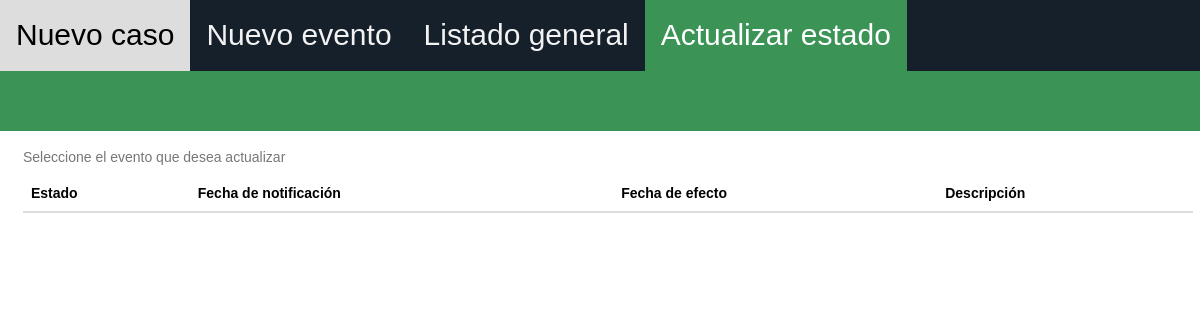
The page /actualizarEstado.php (signed in) on the database as committed earlier.
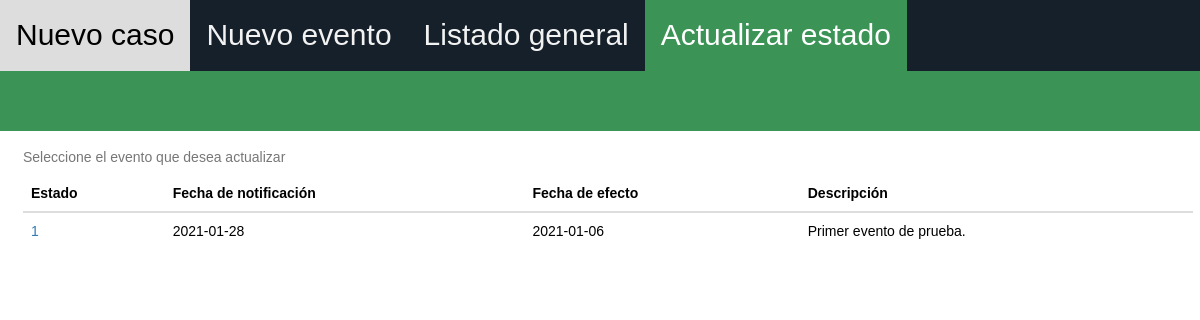
The same page on the database as committed later.
### tables this page shows
CREATE TABLE `evento` (
  `Id` varchar(40) NOT NULL,
  `Descripcion` char(230) NOT NULL,
  `FechaNotificacion` date NOT NULL,
  `FechaEfectoEvento` date DEFAULT NULL,
  `Estado` int(11) NOT NULL
);

### actualizarEstado.php (the view, shortened to what this page needs)
<!DOCTYPE html>
<html lang = "es">
<head>
    <link rel="stylesheet" href="https://maxcdn.bootstrapcdn.com/bootstrap/3.4.1/css/bootstrap.min.css">
    <link rel="stylesheet" href="css/estiloListado.css">
</head>
<body>
    <div class="topnav">
        <a href="paginaAdministrador.php">Nuevo caso</a>
        <a href="nuevoEvento.php">Nuevo evento</a>
        <a href="listadoGeneralCasos.php">Listado general</a>
        <a class="active" href="actualizarEstado.php">Actualizar estado</a>
    </div>
    <div class="container-fluid">
        <div class="row no-gutter">
            <div class="listado">
                <div class="col-lg-12">
                    <?php
                        $servername = "localhost";
                        $username = "root";
                        $password = "";
                        $dbname = "rastreocovidddbb";
                        $conn = new mysqli($servername, $username, $password, $dbname);
                        $sql = "SELECT Descripcion, FechaNotificacion, FechaEfectoEvento, Estado FROM EVENTO ORDER BY Estado;";
                        $result = $conn->query($sql);
                    ?>
                    <table class="table table-hover">
                        <caption>Seleccione el evento que desea actualizar</caption>
                        <thead>
                            <tr>
                                <th scope="col">Estado</th>
                                <th scope="col">Fecha de notificación</th>
                                <th scope="col">Fecha de efecto</th>
                                <th scope="col">Descripción</th>
                            </tr>
                        </thead>
                        <tbody>
                            <?php while($row = $result->fetch_assoc()) { ?>
                                <tr>
                                    <td><a href="index.php"><?php echo $row ['Estado']; ?></a></td>
                                    <td><?php echo $row ['FechaNotificacion']; ?></td>
                                    <td><?php echo $row ['FechaEfectoEvento']; ?></td>
                                    <td><?php echo $row ['Descripcion']; ?></td>
                                </tr>
                            <?php } ?>
                        </tbody>
                    </table>
                </div>
            </div>
        </div>
    </div>
</body>

Rows that differ between the two databases and show on the page:
added evento: Estado "1", FechaNotificacion "2021-01-28", FechaEfectoEvento "2021-01-06", Descripcion "Primer evento de prueba."
